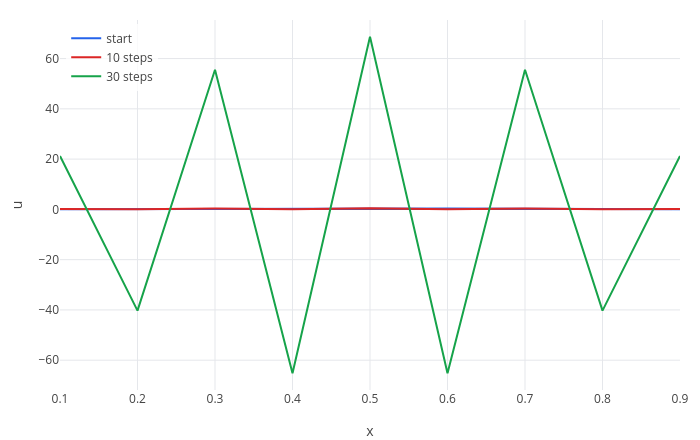

Here is the notebook cell this chart was saved with:
### Markdown cell above
## 2. Instability: when the computer explodes

Why not take bigger time steps and finish sooner? Try $r = 3/5$, starting from a tent-shaped temperature
$u(x, 0) = \min(x, 1 - x)$, hot in the middle and cold at the ends:

### Code cell
r = 3/5;
B = zeros(n - 1, n - 1);
for i = 1:n - 1
  B(i, i) = 1 - 2*r;
  if i > 1
    B(i, i - 1) = r;
  end
  if i < n - 1
    B(i, i + 1) = r;
  end
end
tent = (1 - abs(2*xs - 1))/2;
p = legend(plot(xs, tent), "start");
p = show(p, legend(plot(xs, tent * B^10), "10 steps"));
p = show(p, legend(plot(xs, tent * B^30), "30 steps"));
labels(p, "x", "u")

### Figure 1 — Plotly figure (JSON) as saved in the notebook; plotly's stock layout.template omitted (floating-point values rounded to 4 significant figures)
{"data": [{"line": {"color": "#2563eb", "width": 2}, "mode": "lines", "name": "start", "type": "scatter", "x": [0.1, 0.2, 0.3, 0.4, 0.5, 0.6, 0.7, 0.8, 0.9, null], "y": [0.1, 0.2, 0.3, 0.4, 0.5, 0.4, 0.3, 0.2, 0.1, null]}, {"line": {"color": "#dc2626", "width": 2}, "mode": "lines", "name": "10 steps", "type": "scatter", "x": [0.1, 0.2, 0.3, 0.4, 0.5, 0.6, 0.7, 0.8, 0.9, null], "y": [0.1248, 0.02197, 0.3353, 0.02575, 0.421, 0.02575, 0.3353, 0.02197, 0.1248, null]}, {"line": {"color": "#16a34a", "width": 2}, "mode": "lines", "name": "30 steps", "type": "scatter", "x": [0.1, 0.2, 0.3, 0.4, 0.5, 0.6, 0.7, 0.8, 0.9, null], "y": [21.21, -40.27, 55.54, -65.16, 68.65, -65.16, 55.54, -40.27, 21.21, null]}], "layout": {"height": 440, "legend": {"bgcolor": "rgba(255,255,255,0.8)", "x": 0.01, "xanchor": "left", "y": 0.99, "yanchor": "top"}, "margin": {"b": 50, "l": 60, "r": 20, "t": 20}, "showlegend": true, "title": {"text": ""}, "width": 700, "xaxis": {"range": [0.1, 0.9], "title": {"text": "x"}, "zeroline": true}, "yaxis": {"range": [-71.86, 75.34], "title": {"text": "u"}, "zeroline": true}}}
